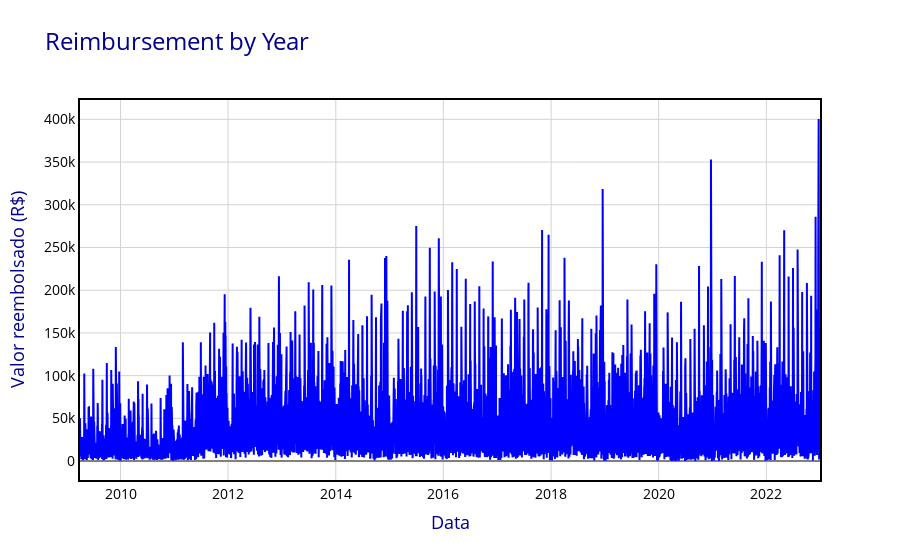

Notebook code for this chart:
### Code cell
# Plot the data
trace = go.Scatter(
    x=df["DATA"],
    y=df["VALOR_REEMBOLSADO"],
    mode="lines",
    marker=dict(size=10, color="blue", symbol="circle"),
    line=dict(width=2, color="blue"),
)

# Set chart layout
layout = go.Layout(
    title="Reimbursement by Year",
    titlefont=dict(size=24, color="darkblue"),
    xaxis=xaxis_layout,
    yaxis=yaxis_layout,
    hovermode="closest",
    plot_bgcolor="white",
)

py.iplot({"data": [trace], "layout": layout})

### Figure 1 — Plotly figure (JSON) as saved in the notebook; plotly's stock layout.template omitted (floating-point values rounded to 4 significant figures; data arrays with more than 128 entries replaced by an {"elided": "..."} marker saying what was removed)
{"data": [{"line": {"color": "blue", "width": 2}, "marker": {"color": "blue", "size": 10, "symbol": "circle"}, "mode": "lines", "type": "scatter", "x": {"elided": "5023 str values"}, "y": {"elided": "5023 float values"}}], "layout": {"hovermode": "closest", "plot_bgcolor": "white", "title": {"font": {"color": "darkblue", "size": 24}, "text": "Reimbursement by Year"}, "xaxis": {"gridcolor": "lightgrey", "gridwidth": 1, "linecolor": "black", "linewidth": 2, "mirror": true, "showgrid": true, "showline": true, "tickfont": {"color": "black", "size": 14}, "title": {"font": {"color": "darkblue", "size": 18}, "text": "Data"}, "zeroline": true, "zerolinecolor": "grey", "zerolinewidth": 2}, "yaxis": {"gridcolor": "lightgrey", "gridwidth": 1, "linecolor": "black", "linewidth": 2, "mirror": true, "showgrid": true, "showline": true, "tickfont": {"color": "black", "size": 14}, "title": {"font": {"color": "darkblue", "size": 18}, "text": "Valor reembolsado (R$)"}, "zeroline": true, "zerolinecolor": "grey", "zerolinewidth": 2}}}
